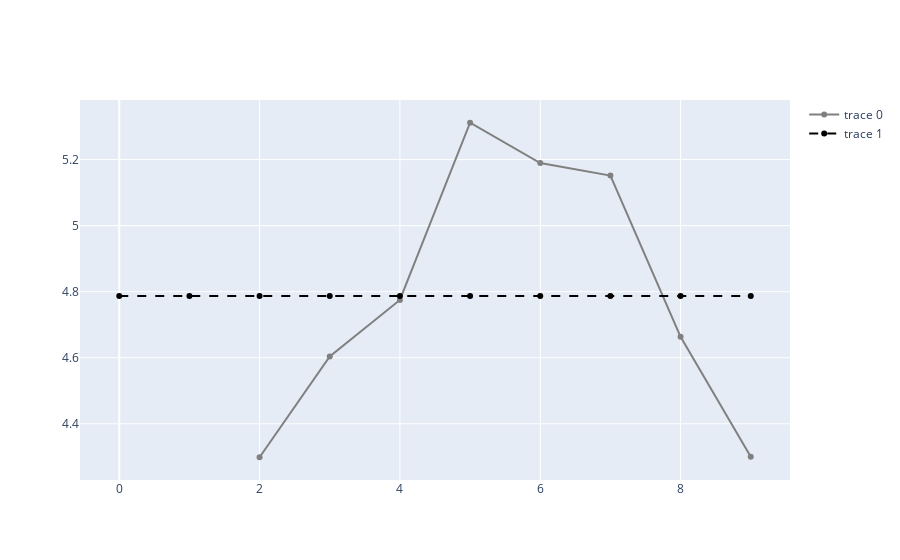

The notebook cell saved with this chart:
### Code cell
rolling_mean = pd.Series(r).rolling(3).mean()
fig = go.Figure()
ranges = [0,len(df)]
colors = ['gray']#, 'yellow']#, 'green']
for i in range(len(ranges)-1):
    rll = rolling_mean[ranges[i]:ranges[i+1]]
    fig.add_trace(go.Scatter(x=list(range(ranges[i], ranges[i+1])), y=rll, 
                             mode='markers+lines', marker=dict(color=colors[i]), ))
    fig.add_trace(go.Scatter(x=list(range(ranges[i], ranges[i+1])), y=[np.mean(rll)]*len(rll), 
                             marker=dict(color='black'),line=dict(dash='dash') ))
fig.show()

### Figure 1 — Plotly figure (JSON) as saved in the notebook; plotly's stock layout.template omitted (floating-point values rounded to 4 significant figures)
{"data": [{"marker": {"color": "gray"}, "mode": "markers+lines", "type": "scatter", "x": [0, 1, 2, 3, 4, 5, 6, 7, 8, 9, 10, 11, 12, 13, 14, 15, 16, 17, 18, 19, 20, 21, 22, 23], "y": [null, null, 4.299, 4.604, 4.775, 5.311, 5.19, 5.151, 4.663, 4.3]}, {"line": {"dash": "dash"}, "marker": {"color": "black"}, "type": "scatter", "x": [0, 1, 2, 3, 4, 5, 6, 7, 8, 9, 10, 11, 12, 13, 14, 15, 16, 17, 18, 19, 20, 21, 22, 23], "y": [4.787, 4.787, 4.787, 4.787, 4.787, 4.787, 4.787, 4.787, 4.787, 4.787]}], "layout": {}}
